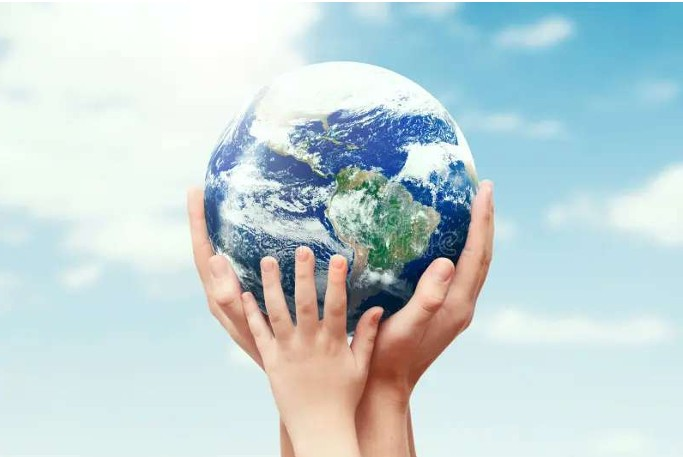
#> input picture img/Earth.jpg, 683 x 457 px, found by its file name
$ python a.py
#> lines starting #> are read from the running program, lines starting #| are printed output that depends on the picture
import os
import numpy as np
import matplotlib.pyplot as plt
from matplotlib.image import imread, imsave

src = "img/Earth.jpg"
dst_dir = "p5"
os.makedirs(dst_dir, exist_ok=True)

img = imread(src)
#> img is the input picture: shape (457, 683, 3); mean R, G, B 194.7, 212.5, 215

# If image is already grayscale (2D), keep as-is. Otherwise convert RGB/RGBA to grayscale.
if img.ndim == 2:
    gray = img
else:
    # Drop alpha if present
    rgb = img[..., :3]

    # Normalize integer images to [0,1] for correct luminance calculation
    if np.issubdtype(rgb.dtype, np.integer):
        rgb = rgb.astype("float32") / 255.0
    else:
        rgb = rgb.astype("float32")

    # Standard luminance weights
    weights = np.array([0.2989, 0.5870, 0.1140], dtype=rgb.dtype)
#> weights = [0.299, 0.587, 0.114]
    gray = np.dot(rgb, weights)
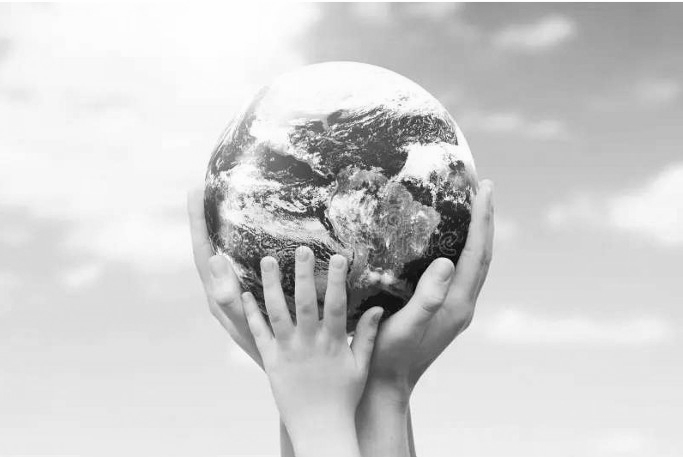
#> gray: shape (457, 683) float32; min 0.00536, max 1, mean 0.814

# Prepare output array as uint8
if np.issubdtype(gray.dtype, np.floating):
    gray_out = (np.clip(gray, 0.0, 1.0) * 255).astype(np.uint8)
else:
    gray_out = gray.astype(np.uint8)

out_path = os.path.join(dst_dir, "Earth_gray.jpg")
imsave(out_path, gray_out, cmap="gray")

# Partition the grayscale image into 8x8 blocks (padding the edges if necessary)
block_size = 8

# Ensure we have a 2D array
img_blocks_src = np.squeeze(gray_out)
if img_blocks_src.ndim == 3 and img_blocks_src.shape[2] == 1:
    img_blocks_src = img_blocks_src[..., 0]
elif img_blocks_src.ndim != 2:
    raise ValueError("Unexpected grayscale image shape: {}".format(img_blocks_src.shape))

h, w = img_blocks_src.shape
#> h = 457; w = 683

# Compute padding so dimensions are multiples of block_size
pad_h = (block_size - (h % block_size)) % block_size
#> pad_h = 7
pad_w = (block_size - (w % block_size)) % block_size
#> pad_w = 5

if pad_h or pad_w:
    img_padded = np.pad(img_blocks_src, ((0, pad_h), (0, pad_w)), mode="constant", constant_values=0)
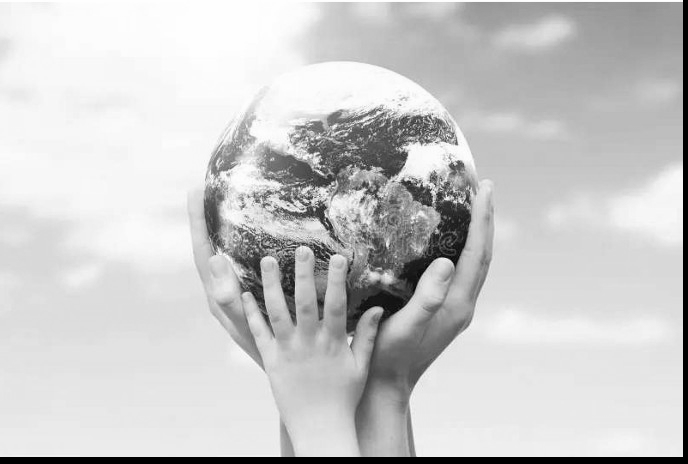
#> img_padded: shape (464, 688); min 0, max 254, mean 202.4
else:
    img_padded = img_blocks_src

n_blocks_y = img_padded.shape[0] // block_size
#> n_blocks_y = 58
n_blocks_x = img_padded.shape[1] // block_size
#> n_blocks_x = 86

# Create directory for blocks
blocks_dir = os.path.join(dst_dir, "blocks_8x8")
os.makedirs(blocks_dir, exist_ok=True)

# Extract blocks and save each as an image; also store in a list/array
blocks = np.zeros((n_blocks_y, n_blocks_x, block_size, block_size), dtype=img_padded.dtype)
for by in range(n_blocks_y):
    for bx in range(n_blocks_x):
        y0 = by * block_size
        x0 = bx * block_size
        block = img_padded[y0:y0 + block_size, x0:x0 + block_size].copy()
        blocks[by, bx] = block
        out_block_path = os.path.join(blocks_dir, f"block_{by:03d}_{bx:03d}.png")
        imsave(out_block_path, block, cmap="gray")

# blocks is a (n_blocks_y, n_blocks_x, 8, 8) array of uint8 blocks

# Toggle whether to create and display the mosaic of tiles
show_mosaic = False

if show_mosaic:
    # Show all tiles in a single tiled mosaic with minimal spacing between tiles
    sep = 1  # spacing in pixels between tiles (set to 0 for no spacing)
    sep_val = 255  # separator fill value (255 = white)

    # Compute mosaic size
    mosaic_h = n_blocks_y * block_size + max(0, n_blocks_y - 1) * sep
    mosaic_w = n_blocks_x * block_size + max(0, n_blocks_x - 1) * sep

    mosaic = np.full((mosaic_h, mosaic_w), fill_value=sep_val, dtype=blocks.dtype)

    for by in range(n_blocks_y):
        for bx in range(n_blocks_x):
            y0 = by * (block_size + sep)
            x0 = bx * (block_size + sep)
            mosaic[y0:y0 + block_size, x0:x0 + block_size] = blocks[by, bx]

    print(f"Displaying mosaic of tiles: {n_blocks_y}x{n_blocks_x} (mosaic shape = {mosaic.shape}, dtype = {mosaic.dtype}, sep={sep})")

    # Choose a reasonable figure size (in inches), capped so it's not absurdly large
    fig_w = max(4, min(20, mosaic_w / 100))
    fig_h = max(4, min(20, mosaic_h / 100))

    plt.figure(figsize=(fig_w, fig_h))
    plt.imshow(mosaic, cmap="gray", vmin=0, vmax=255, interpolation="nearest")
    plt.axis("off")
    plt.tight_layout(pad=0)
    plt.show()
else:
    print(f"Skipping mosaic display (show_mosaic=False). Blocks grid: {n_blocks_y}x{n_blocks_x}, block_size={block_size}")
#| Skipping mosaic display (show_mosaic=False). Blocks grid: 58x86, block_size=8


# Compute the 2D DCT (Type-II, orthonormal) of each block
# We'll build the DCT transform matrix of size block_size x block_size and apply:
#   DCT2(block) = D @ block @ D.T
N = block_size

# Create DCT transform matrix (orthonormal)
dct_mat = np.empty((N, N), dtype=np.float32)
n_idx = np.arange(N)
for k in range(N):
    if k == 0:
        alpha = np.sqrt(1.0 / N)
    else:
        alpha = np.sqrt(2.0 / N)
    dct_mat[k, :] = alpha * np.cos(np.pi * (2 * n_idx + 1) * k / (2.0 * N))

# Allocate array for DCT coefficients (float32)
dct_blocks = np.empty((n_blocks_y, n_blocks_x, N, N), dtype=np.float32)

# Compute DCT for each block
for by in range(n_blocks_y):
    for bx in range(n_blocks_x):
        block = blocks[by, bx].astype(np.float32)
        # If you want JPEG-style centered DCT, uncomment the next line:
        # block = block - 128.0
        dct_block = dct_mat @ block @ dct_mat.T
        dct_blocks[by, bx] = dct_block

print(f"Computed 2D DCT for each block: dct_blocks.shape = {dct_blocks.shape}, dtype = {dct_blocks.dtype}")
#| Computed 2D DCT for each block: dct_blocks.shape = (58, 86, 8, 8), dtype = float32


show_dct_mosaic = False

if show_dct_mosaic:
    # Create a visual representation of the DCT coefficients.
    # We'll use log(1 + abs(coeff)) for visibility, and scale using robust percentiles.
    sep = 1  # spacing between tiles in pixels
    sep_val = 255  # separator fill (white)

    # Use magnitude and log scaling for display
    mag = np.abs(dct_blocks)  # shape = (n_blocks_y, n_blocks_x, N, N)
    mag_log = np.log1p(mag)

    # Robust min/max via percentiles to avoid outlier domination
    vmin = float(np.percentile(mag_log, 1.0))
    vmax = float(np.percentile(mag_log, 99.0))
    if vmax <= vmin:
        # fallback to actual min/max
        vmin = float(mag_log.min())
        vmax = float(mag_log.max())
    # Avoid division by zero
    if vmax == vmin:
        vmax = vmin + 1.0

    mosaic_h = n_blocks_y * N + max(0, n_blocks_y - 1) * sep
    mosaic_w = n_blocks_x * N + max(0, n_blocks_x - 1) * sep

    mosaic = np.full((mosaic_h, mosaic_w), fill_value=sep_val, dtype=np.uint8)

    for by in range(n_blocks_y):
        for bx in range(n_blocks_x):
            y0 = by * (N + sep)
            x0 = bx * (N + sep)
            tile = mag_log[by, bx]
            # normalize to [0,255] using vmin/vmax
            tile_norm = np.clip((tile - vmin) / (vmax - vmin), 0.0, 1.0)
            tile_u8 = (tile_norm * 255.0).astype(np.uint8)
            mosaic[y0:y0 + N, x0:x0 + N] = tile_u8

    print(f"Displaying DCT mosaic: {n_blocks_y}x{n_blocks_x} tiles, tile_size={N}, mosaic_shape={mosaic.shape}, dtype={mosaic.dtype}")
    print(f"DCT log-scale vmin={vmin:.6g}, vmax={vmax:.6g} (percentiles 1/99)")

    # Choose a reasonable figure size (in inches), capped so it's not too large
    fig_w = max(4, min(20, mosaic_w / 100))
    fig_h = max(4, min(20, mosaic_h / 100))

    plt.figure(figsize=(fig_w, fig_h))
    plt.imshow(mosaic, cmap="gray", vmin=0, vmax=255, interpolation="nearest")
    plt.title("2D DCT tiles (log-scaled magnitude)")
    plt.axis("off")
    plt.tight_layout(pad=0)
    plt.show()
else:
    print("Skipping DCT mosaic display (show_dct_mosaic=False).")


# Toggle whether to display DCT tiles one-by-one (interactive)
show_dct_one_by_one = False

if show_dct_one_by_one:
    print("Now displaying DCT tiles one-by-one.")
    print("Instructions: press Enter to advance to the next tile,")
    print("type a single space then press Enter to stop early, or press Ctrl+C to abort.")

    # Prepare log-magnitude scaling (robust percentiles as used in the mosaic code)
    mag = np.abs(dct_blocks)
    mag_log = np.log1p(mag)

    vmin = float(np.percentile(mag_log, 1.0))
    vmax = float(np.percentile(mag_log, 99.0))
    if vmax <= vmin:
        vmin = float(mag_log.min())
        vmax = float(mag_log.max())
    if vmax == vmin:
        vmax = vmin + 1.0

    try:
        for by in range(n_blocks_y):
            for bx in range(n_blocks_x):
                tile = mag_log[by, bx]
                tile_norm = np.clip((tile - vmin) / (vmax - vmin), 0.0, 1.0)
                tile_u8 = (tile_norm * 255.0).astype(np.uint8)

                fig = plt.figure(figsize=(4, 4))
                plt.imshow(tile_u8, cmap="gray", vmin=0, vmax=255, interpolation="nearest")
                plt.title(f"2D DCT log-mag: block ({by},{bx}) — tile_size={N}")
                plt.axis("off")
                plt.tight_layout(pad=0)
                # non-blocking show so we can accept terminal input to continue/stop
                plt.show(block=False)

                try:
                    resp = input("Press Enter for next, or type a single space then Enter to stop (Ctrl+C to abort): ")
                except KeyboardInterrupt:
                    print("\nInterrupted by user (Ctrl+C). Stopping display.")
                    plt.close(fig)
                    raise

                plt.close(fig)

                if resp == " ":
                    print("Stop requested by user (space).")
                    raise KeyboardInterrupt
    except KeyboardInterrupt:
        # Clean exit path when user requested stop
        print("Exiting per user request.")
else:
    print("Skipping one-by-one DCT display (show_dct_one_by_one=False).")
    print("Set show_dct_one_by_one = True to enable interactive display of DCT tiles.")


# Keep only the top-left 4x4 DCT coefficients in each block and reconstruct the image
keep_k = 4
print(f"Keeping top {keep_k}x{keep_k} DCT coefficients per block and zeroing the rest...")

# Mask out high-frequency coefficients
dct_masked = np.zeros_like(dct_blocks)
dct_masked[:, :, :keep_k, :keep_k] = dct_blocks[:, :, :keep_k, :keep_k]

# Inverse 2D DCT for each block: block = D.T @ coeff @ D
recon_blocks = np.empty_like(dct_blocks, dtype=np.float32)
for by in range(n_blocks_y):
    for bx in range(n_blocks_x):
        coeff = dct_masked[by, bx]
        block_rec = dct_mat.T @ coeff @ dct_mat
        recon_blocks[by, bx] = block_rec

# Assemble the padded reconstructed image
img_rec_padded = np.zeros_like(img_padded, dtype=np.float32)
for by in range(n_blocks_y):
    for bx in range(n_blocks_x):
        y0 = by * block_size
        x0 = bx * block_size
        img_rec_padded[y0:y0 + block_size, x0:x0 + block_size] = recon_blocks[by, bx]
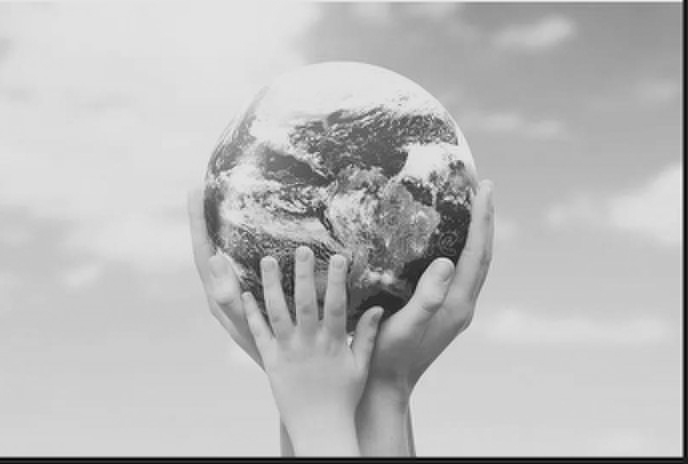
#> img_rec_padded: shape (464, 688) float32; min -40.75, max 290.3, mean 202.4; drawn with min black and max white

# Crop to original image size
img_rec = img_rec_padded[:h, :w]

# Convert to uint8 image (round, clip)
img_rec_u8 = np.clip(np.rint(img_rec), 0, 255).astype(np.uint8)
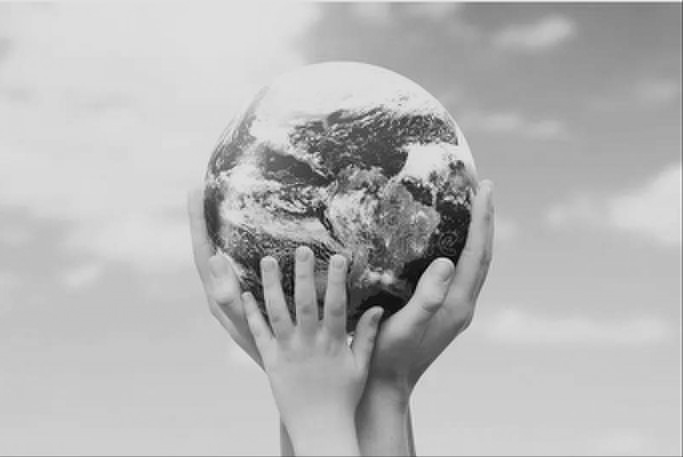
#> img_rec: shape (457, 683) float32; min -3.78, max 290.3, mean 206.8; drawn with min black and max white

# Save reconstructed image
out_recon_path = os.path.join(dst_dir, f"Earth_recon_{keep_k}x{keep_k}.jpg")
imsave(out_recon_path, img_rec_u8, cmap="gray")
print(f"Reconstructed image saved to: {out_recon_path}")

# Print a simple quality metric (MSE)
orig_f = img_blocks_src.astype(np.float32)
mse = float(np.mean((orig_f[:h, :w] - img_rec[:h, :w]) ** 2))
#> mse = 47.59
print(f"MSE between original grayscale and {keep_k}x{keep_k} reconstruction: {mse:.4f}")
#| MSE between original grayscale and 4x4 reconstruction: 47.5856

# Display the reconstructed image
plt.figure(figsize=(8, 8 * (h / max(1, w))))
plt.imshow(img_rec_u8, cmap="gray", vmin=0, vmax=255, interpolation="nearest")
plt.title(f"Reconstruction using top {keep_k}x{keep_k} DCT coefficients")
plt.axis("off")
plt.tight_layout(pad=0)
plt.show()


# Now repeat the same pipeline but using the 2D discrete Fourier transform (DFT) instead of the DCT.
print("\n--- Re-running operations using 2D DFT (FFT-based) instead of DCT ---")

# We'll use numpy.fft.fft2 / ifft2 on each block.
N = block_size

# Allocate array for DFT coefficients (complex64)
dft_blocks = np.empty((n_blocks_y, n_blocks_x, N, N), dtype=np.complex64)

# Compute 2D DFT for each block
for by in range(n_blocks_y):
    for bx in range(n_blocks_x):
        block = blocks[by, bx].astype(np.float32)
        # Compute forward 2D FFT (DC at index [0,0])
        coeff = np.fft.fft2(block)
        dft_blocks[by, bx] = coeff

print(f"Computed 2D DFT for each block: dft_blocks.shape = {dft_blocks.shape}, dtype = {dft_blocks.dtype}")
#| Computed 2D DFT for each block: dft_blocks.shape = (58, 86, 8, 8), dtype = complex64

# Optionally display a mosaic of log-magnitude of DFT coefficients
show_dft_mosaic = False

if show_dft_mosaic:
    sep = 1
    sep_val = 255

    mag = np.abs(dft_blocks)
    mag_log = np.log1p(mag)

    vmin = float(np.percentile(mag_log, 1.0))
    vmax = float(np.percentile(mag_log, 99.0))
    if vmax <= vmin:
        vmin = float(mag_log.min())
        vmax = float(mag_log.max())
    if vmax == vmin:
        vmax = vmin + 1.0

    mosaic_h = n_blocks_y * N + max(0, n_blocks_y - 1) * sep
    mosaic_w = n_blocks_x * N + max(0, n_blocks_x - 1) * sep

    mosaic = np.full((mosaic_h, mosaic_w), fill_value=sep_val, dtype=np.uint8)

    for by in range(n_blocks_y):
        for bx in range(n_blocks_x):
            y0 = by * (N + sep)
            x0 = bx * (N + sep)
            tile = mag_log[by, bx]
            tile_norm = np.clip((tile - vmin) / (vmax - vmin), 0.0, 1.0)
            tile_u8 = (tile_norm * 255.0).astype(np.uint8)
            mosaic[y0:y0 + N, x0:x0 + N] = tile_u8

    print(f"Displaying DFT mosaic: {n_blocks_y}x{n_blocks_x} tiles, tile_size={N}, mosaic_shape={mosaic.shape}")
    fig_w = max(4, min(20, mosaic_w / 100))
    fig_h = max(4, min(20, mosaic_h / 100))

    plt.figure(figsize=(fig_w, fig_h))
    plt.imshow(mosaic, cmap="gray", vmin=0, vmax=255, interpolation="nearest")
    plt.title("2D DFT tiles (log-scaled magnitude)")
    plt.axis("off")
    plt.tight_layout(pad=0)
    plt.show()
else:
    print("Skipping DFT mosaic display (show_dft_mosaic=False).")

# One-by-one DFT tiles viewing (interactive)
show_dft_one_by_one = True

if show_dft_one_by_one:
    print("Now displaying DFT tiles one-by-one (log-magnitude).")
    mag = np.abs(dft_blocks)
    mag_log = np.log1p(mag)

    vmin = float(np.percentile(mag_log, 1.0))
#> vmin = 0
    vmax = float(np.percentile(mag_log, 99.0))
#> vmax = 9.46
    if vmax <= vmin:
        vmin = float(mag_log.min())
        vmax = float(mag_log.max())
    if vmax == vmin:
        vmax = vmin + 1.0

    try:
        for by in range(n_blocks_y):
            for bx in range(n_blocks_x):
                tile = mag_log[by, bx]
                tile_norm = np.clip((tile - vmin) / (vmax - vmin), 0.0, 1.0)
                tile_u8 = (tile_norm * 255.0).astype(np.uint8)

                fig = plt.figure(figsize=(4, 4))
                plt.imshow(tile_u8, cmap="gray", vmin=0, vmax=255, interpolation="nearest")
                plt.title(f"2D DFT log-mag: block ({by},{bx}) — tile_size={N}")
                plt.axis("off")
                plt.tight_layout(pad=0)
                plt.show(block=False)

                try:
#> (the run stopped early here; a loop or call above may not have finished)
